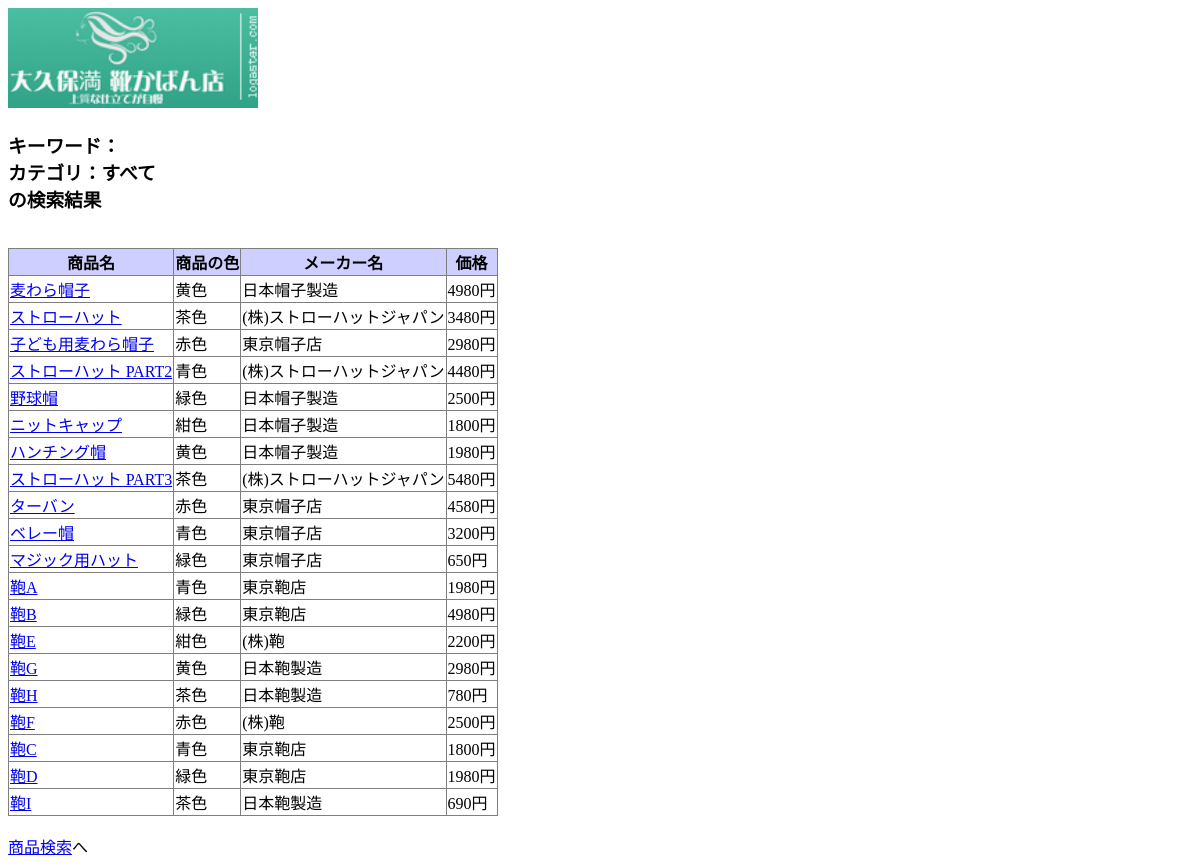
The page /searchResult.php on the database its author committed.
### tables this page shows
CREATE TABLE items (
    item_id     INTEGER         AUTO_INCREMENT PRIMARY KEY,
    name        VARCHAR(128)    NOT NULL,
    manufacturer VARCHAR(32),
    category_id INTEGER         NOT NULL,
    color       VARCHAR(16),
    price       INTEGER         NOT NULL DEFAULT 0,
    stock       INTEGER         NOT NULL DEFAULT 0,
    recommended BOOLEAN         NOT NULL DEFAULT FALSE,
    FOREIGN KEY (category_id) REFERENCES categories (category_id)
);

### searchResult.php (the view, shortened to what this page needs)
<?php
function h($str)
{
    return htmlspecialchars($str, ENT_QUOTES, 'UTF-8');
}
$req_keyword = $_GET['keyword'];
$req_category = $_GET['category'];
switch ($req_category) {
    default:
        $category[$req_category] = 'すべて';
        break;
}
$conn = mysqli_connect('localhost', 'root', 'P@ssw0rd', 'ecsite');
mysqli_set_charset($conn, 'utf8');
$sql = 'SELECT item_id, name, manufacturer, color, price FROM items WHERE 1 = 1';
$query_result = mysqli_query($conn, $sql);
$result = array();
while ($row = mysqli_fetch_assoc($query_result)) {
    array_push($result, $row);
}
?>
<!DOCTYPE html>
<html lang="ja">
<head>
<link rel="stylesheet" type="text/css" href="style.css" />
</head>
<body>
	<img border="0" src="3_White_logo_on_color1_181x73.png" width="250"
		height="100" alt="大久保満 靴かばん店">
	<h3>
        キーワード：<?php echo h(($req_keyword!=='')?$req_keyword:'なし')?><br />
        カテゴリ：<?php echo h($category[$req_category])?><br /> の検索結果
	</h3>
	<br />
    <?php
if (! empty($result)) {
        echo "<table>\n";
        echo "    <tr>\n";
        echo "        <th>商品名</th>\n";
        echo "        <th>商品の色</th>\n";
        echo "        <th>メーカー名</th>\n";
        echo "        <th>価格</th>\n";
        echo "    </tr>\n";
        foreach ($result as $row) {
            echo "    <tr>\n";
            echo "        <td><a href=\"itemDetail.php?item_id=" . h($row['item_id']) . "\">" . h($row['name']) . "</a></td>\n";
            echo "        <td>" . h($row['color']) . "</td>\n";
            echo "        <td>" . h($row['manufacturer']) . "</td>\n";
            echo "        <td>" . h($row['price']) . "円</td>\n";
            echo "    </tr>\n";
        }
        echo "</table>\n";
    } else {
        echo "<p>検索条件に合う商品はありません。</p>\n";
    }
    ?>
    <br />
	<a href="index.php">商品検索</a>へ
	<br />
</body>
</html>

### style.css (style rules this page uses)
table { border: 1px #7f7f7f solid; border-collapse: collapse; }
th { background-color: #cfcfff; text-align: center; border: 1px #7f7f7f solid; }
td { background-color: #ffffff; text-align: left; border: 1px #7f7f7f solid; }

### rows shown on the page
items: name "麦わら帽子", color "黄色", manufacturer "日本帽子製造", price "4980"
items: name "ストローハット", color "茶色", manufacturer "(株)ストローハットジャパン", price "3480"
items: name "子ども用麦わら帽子", color "赤色", manufacturer "東京帽子店", price "2980"
items: name "ストローハット PART2", color "青色", manufacturer "(株)ストローハットジャパン", price "4480"
items: name "野球帽", color "緑色", manufacturer "日本帽子製造", price "2500"
items: name "ニットキャップ", color "紺色", manufacturer "日本帽子製造", price "1800"
items: name "ハンチング帽", color "黄色", manufacturer "日本帽子製造", price "1980"
items: name "ストローハット PART3", color "茶色", manufacturer "(株)ストローハットジャパン", price "5480"
items: name "ターバン", color "赤色", manufacturer "東京帽子店", price "4580"
items: name "ベレー帽", color "青色", manufacturer "東京帽子店", price "3200"
items: name "マジック用ハット", color "緑色", manufacturer "東京帽子店", price "650"
items: name "鞄A", color "青色", manufacturer "東京鞄店", price "1980"
items: name "鞄B", color "緑色", manufacturer "東京鞄店", price "4980"
items: name "鞄E", color "紺色", manufacturer "(株)鞄", price "2200"
items: name "鞄G", color "黄色", manufacturer "日本鞄製造", price "2980"
items: name "鞄H", color "茶色", manufacturer "日本鞄製造", price "780"
items: name "鞄F", color "赤色", manufacturer "(株)鞄", price "2500"
items: name "鞄C", color "青色", manufacturer "東京鞄店", price "1800"
items: name "鞄D", color "緑色", manufacturer "東京鞄店", price "1980"
items: name "鞄I", color "茶色", manufacturer "日本鞄製造", price "690"

### other values the page prints
$category[$req_category] "すべて"
